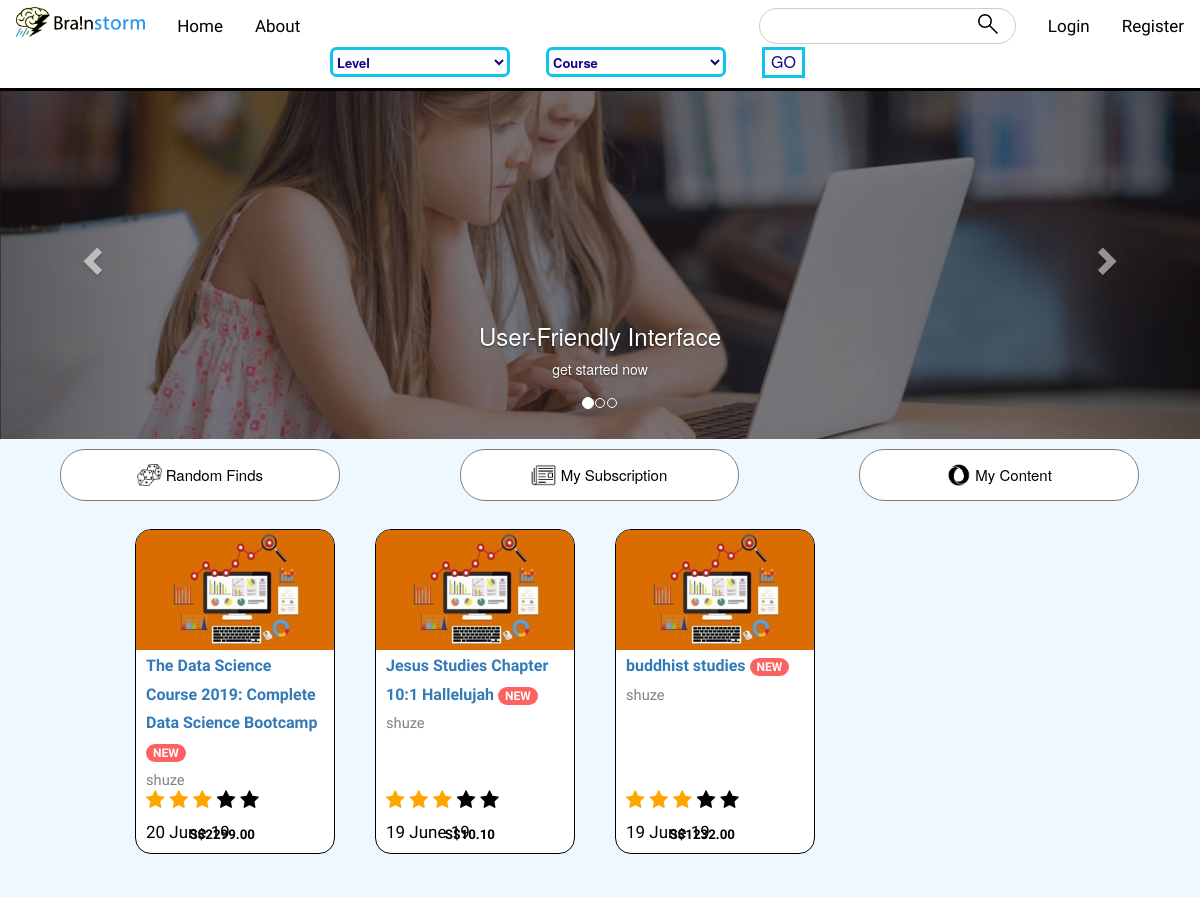
Before: / with the older database file.
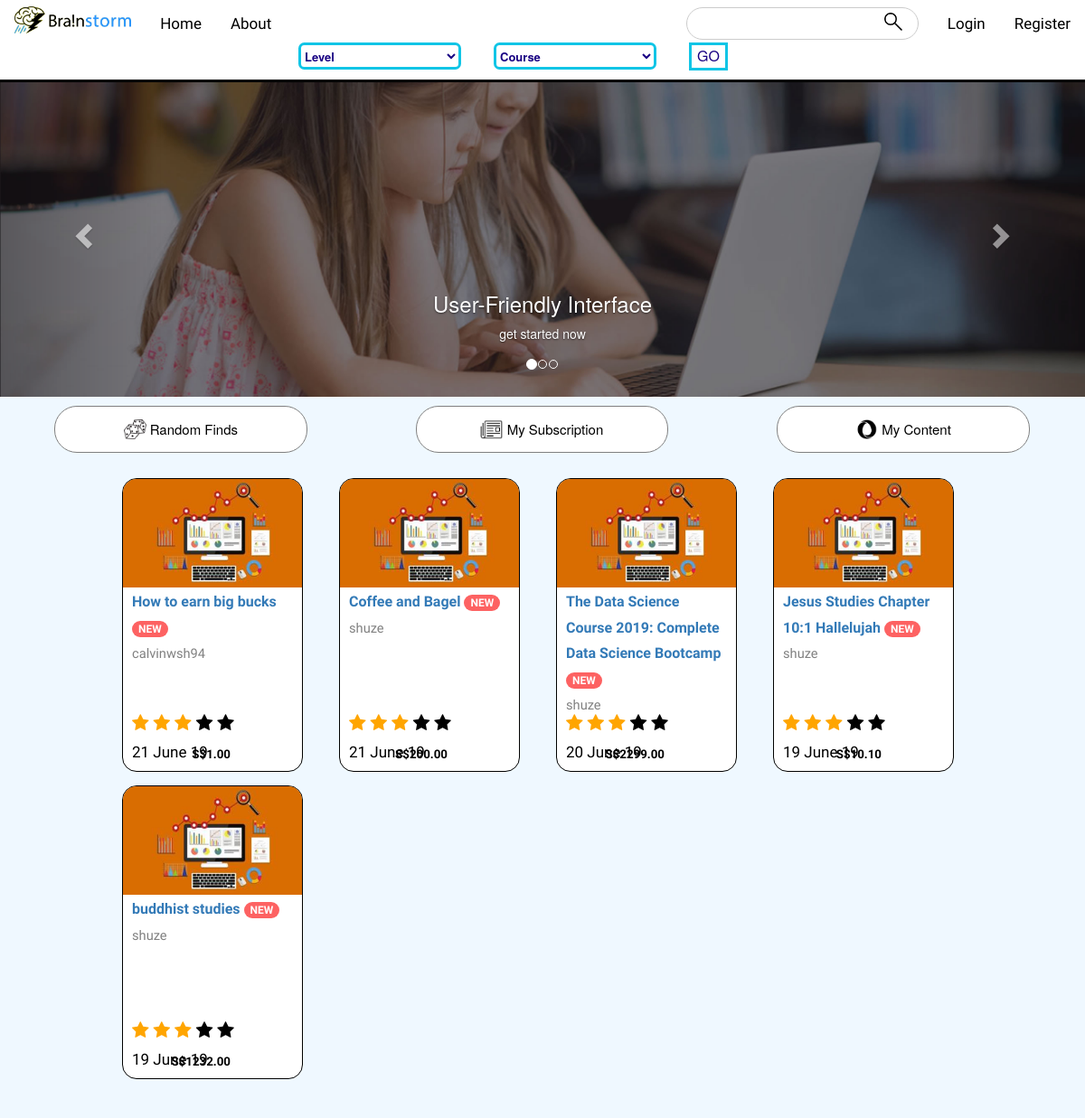
After: the same page with the newer database file.
### store/models.py (models this page shows, shortened)
class Post(models.Model):
	title = models.CharField(max_length=100)
	image = models.ImageField(default = 'default0.jpg', upload_to='course_image')
	description = models.TextField()
	price = models.DecimalField(decimal_places=2, max_digits=6)
	date_posted = models.DateTimeField(default=timezone.now)
	author = models.ForeignKey(User, on_delete=models.CASCADE)

### store/views.py (the view)
# urls.py: path('', PostListView.as_view(), name='store-home'),
class PostListView(ListView):
	model = Post
	template_name = 'store/home.html' # <app>/<model>_<viewtype>.html
	context_object_name = 'post'
	ordering = ['-date_posted']

### store/templates/store/home.html (shortened to what this page needs)
{% extends "store/base.html" %}
{% block content %}
      <div id="useless">
          <div id="myCarousel" class="carousel slide" data-ride="carousel">
    <ol class="carousel-indicators">
      <li data-target="#myCarousel" data-slide-to="0" class="active"></li>
      <li data-target="#myCarousel" data-slide-to="1"></li>
      <li data-target="#myCarousel" data-slide-to="2"></li>
    </ol>
  <div class="carousel-inner">
    <div class="item active">
      <div class="cover_holder">
      <img src="/static/store/kids.jpg" alt="c0">
      <div class="carousel-caption">
        <h3>User-Friendly Interface</h3>
        <p>get started now</p>
      </div>
      </div>
    </div>
  </div>
  <a class="left carousel-control" href="#myCarousel" data-slide="prev">
    <span class="glyphicon glyphicon-chevron-left"></span>
  </a>
  <a class="right carousel-control" href="#myCarousel" data-slide="next">
    <span class="glyphicon glyphicon-chevron-right"></span>
  </a>
</div>
      </div>
      <div class="panel">
          <button>
            <img src="/static/store/random.gif" alt="">
            Random Finds
          </button>
          <button>
            <img src="/static/store/Subscription.gif" alt="">
            My Subscription
          </button>
          <button>
            <img src="/static/store/content.gif" alt="">
            My Content
          </button>
      </div>
      <p style="padding: 20px;"></p>
      <div style="padding-top: 20px;" id="main" >
      <section class="text-center mb-4">
        <div class="row">
        {% for post in post %}
          <div class="col-lg-3 col-md-6 mb-4">
            <div id="course_card">
              <div class="view overlay">
                <img style="margin-left: -10px;" src="{{ post.image.url }}" alt="">
              </div>
              <div>
                <div>
                  <strong>
                    <a class="title" href="{% url 'post-detail' post.id %}" > <span>{{ post.title }}</span>
                      <span  style="background-color: rgb(253, 98, 98);" class="badge badge-pill danger-color">NEW
                      </span>
                    </a>
                  </strong>
                </div>
                <a class="author">
                  {{ post.author }}
                </a>
                <div class="rating">
               <span class="fa fa-star checked"></span>
              <span class="fa fa-star checked"></span>
              <span class="fa fa-star checked"></span>
                <span class="fa fa-star"></span>
               <span class="fa fa-star"></span>
                </div>
                <div>
                  <strong style="text-align: right;" class="price">S${{ post.price }}
                  </strong>
                </div>
                <small class="date">
                   {{ post.date_posted|date:'d F y'}}
                </small>
              </div>
            </div>
          </div>
        {% endfor %}
        </div>
      </section>
</div>
{% endblock content %}

### store/templates/store/base.html (shortened to what this page needs)
{% load static %}
<!DOCTYPE html>
<html>
<link rel="stylesheet" href="https://maxcdn.bootstrapcdn.com/bootstrap/4.0.0/css/bootstrap.min.css">
<link rel="stylesheet" href="https://maxcdn.bootstrapcdn.com/bootstrap/3.4.0/css/bootstrap.min.css">
<link href="{% static 'store/main.css' %}"  rel="stylesheet" type="text/css">
<link rel="stylesheet" href="https://cdnjs.cloudflare.com/ajax/libs/font-awesome/4.7.0/css/font-awesome.min.css">
<head>
</head>
<body>
  <div id="nav_bar" >
  <div class="topnav">
  <a style="padding-top: 7px;" class="left">
    <img src="/static/store/brainstorm_logo.gif" height="30px">
  </a>
  <a href="{% url 'store-home' %}" class="left select">Home</a>
  <a href="{% url 'store-about' %}" class="left select">About</a>
  {% if user.is_authenticated %}
      <a href="{% url 'logout'%}" class="right select">Logout</a>
      <a href="{% url 'post-create'%}" class="right select">New Post</a>
      <a href="{% url 'profile'%}"  style="padding-top: 7px;" class="right">
        <img id="profile_icon" src="{{ user.profile.image.url }}" height="30px">
      </a>
    {% else %}
      <a href="{% url 'register'%}" class="right select">Register</a>
      <a href="{% url 'login'%}" class="right select">Login</a>
    {% endif %}
  <div id="search">
    <button id="search_holder">
    <img src="/static/store/search_icon.gif" id="search_icon"></button>
    <input type="text" placeholder="" class="right">
  </div>
</div>
  <div class="nav2">
    <select class="select-css">
    <option>Level</option>
</select>
    <select class="select-css">
    <option>Course</option>
    </select>
      <button class="go">GO</button>
    </div>
  </div>
 <div>
  {% block content %}{% endblock %}
</div>
</body>
</html>

### store/static/store/main.css (style rules this page uses)
body { color: black; padding: 0; margin: 0; background-color: rgb(239, 248, 255); height: 100%; margin: 0; background-attachment: fixed; }
#nav_bar { padding-bottom: 10px; border-bottom: solid; position: fixed; width: 100%; background-color: white; z-index: 999999; }
#search_icon { width: 20px; float: right; margin-right: 8px; margin-top: 1px; }
#search_holder { float: right; background: none; border: none; outline: none; }
#search { border: 1px solid #ccc; border-radius: 25px; float: right; padding: 3px; margin-top: 8px; margin-right: 16px; }
.topnav { overflow: hidden; font-family: 'Carrois Gothic', sans-serif; }
.topnav a { float: left; display: block; color: black; text-align: center; padding: 14px 16px; text-decoration: none; font-size: 17px; }
.topnav .left { float: left; }
.topnav .right { float: right; }
.topnav input[type=text] { font-size: 10pt; outline: none; margin: 0.25em 0.5em 0.25em 0.5em; border: none; }
.nav2 { background-color: rgb(174, 216, 255); display: block; margin-top: -5px; padding-top: 0; width: 100%; border: none; font-size: 16px; cursor: pointer; text-align: center; margin-left: 27.5%; }
.go { float: left; color: rgb(24, 0, 131); size: 12pt; border: solid rgb(16, 197, 230); background-color: white; }
.select-css { float: left; display: block; font-size: 13px; font-weight: 600; color: rgb(24, 0, 131); margin-right: 3%; width: 15%; height: 30px; box-sizing: border-box; border: solid rgb(16, 197, 230); border-radius: .5em; background-color: rgba(255, 255, 255, 0.815); }
.select-css option { font-weight:normal; }
#main { z-index: -1; color: rgb(163, 169, 241); font-family: 'Athiti', sans-serif; margin-top: 0%; font-size: 15pt; margin-left: 10%; margin-right: 10%; padding: 15px; padding-top: 100px; }
#useless img { display: block; margin-left: auto; margin-right: auto; width: 100%; }
.cover_holder { width: 100%; margin-right: auto; margin-left: auto; background: black; }
#useless { padding-top: 70px; border: none; }
.panel { margin-left: auto; margin-right: auto; margin-top: 10px; border: none; }
.panel button { float: left; width: 23.3%; margin-right: 5%; margin-left: 5%; background-color: white; display: block; color: black; text-align: center; padding: 14px 16px; text-decoration: none; font-size: 15px; border: 0.5pt solid grey; border-radius: 25px; outline: none; }
.panel img { margin-top: -4px; width: 25px; }
#course_card img { width: 200px; height: 120px; }
#course_card { background-color: white; padding-left: 10px; padding-right: 10px; height: 325px; width: 200px; border: solid 1pt rgb(0, 0, 0); box-shadow: #231; text-align: left; color: black; border-radius: 12pt; overflow: hidden; }
#course_card .title { font-size: 12pt; }
#course_card .price { font-size: 10pt; position: absolute; bottom: 10px; right: 105px; }
#course_card .date { padding-top: 20px; float: left; position: absolute; bottom: 10px; }
#course_card .author { color: grey; font-size: 11pt; }
.checked { color: orange; }
.rating { position: absolute; bottom: 40px; }

Changed rows visible on the page:
added Post: image (placeholder picture), title "How to earn big bucks", author "calvinwsh94", price "1.00", date_posted "21 June 19"
added Post: image (placeholder picture), title "Coffee and Bagel", author "shuze", price "200.00", date_posted "21 June 19"
